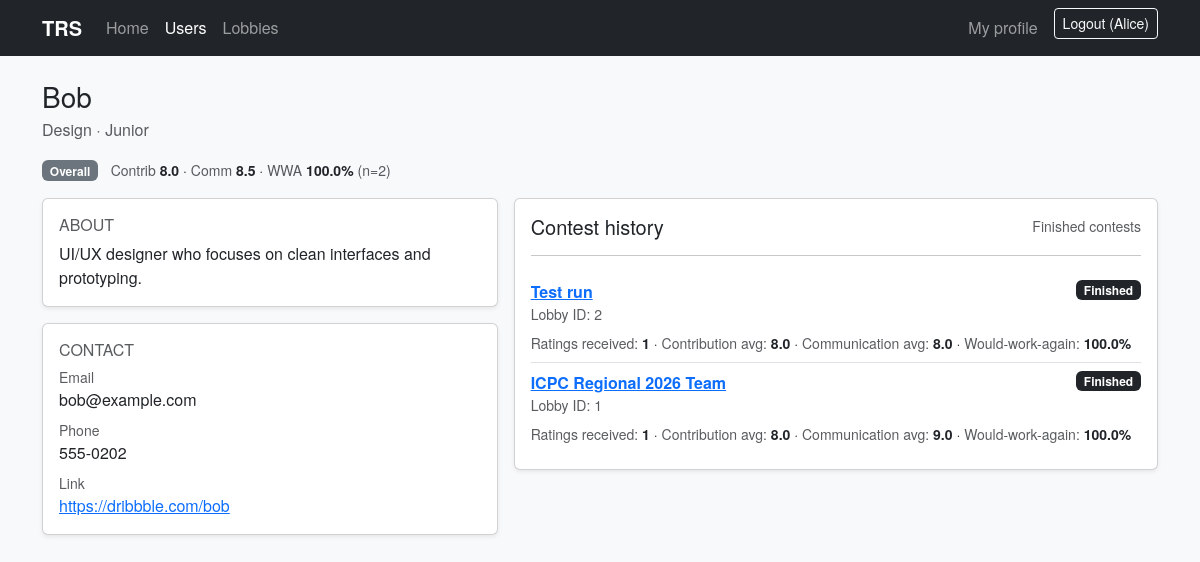
Screenshot of /users/2 (signed in) with the database file from the repository.
### models.py (models this page shows, shortened)
class User(db.Model):
    id = db.Column(db.Integer, primary_key=True)
    name = db.Column(db.String(120), nullable=False)
    major = db.Column(db.String(120))
    year = db.Column(db.String(50))
    bio = db.Column(db.String(1000))
    contact = db.Column(db.String(500))
    phone = db.Column(db.String(80))
    email = db.Column(db.String(200))
    created_at = db.Column(db.DateTime, default=datetime.utcnow)
    def reputation(self):
        from sqlalchemy import case, func
        avg_contrib = db.session.query(func.avg(Rating.contribution)).filter(Rating.target_user_id == self.id).scalar() or 0
        avg_comm = db.session.query(func.avg(Rating.communication)).filter(Rating.target_user_id == self.id).scalar() or 0
        would_work_again_count = (
            db.session.query(
                func.sum(
                    case(
                        (Rating.would_work_again.is_(True), 1),
                        else_=0,
                    )
                )
            )
            .filter(Rating.target_user_id == self.id)
            .scalar()
            or 0
        )
        total = db.session.query(func.count(Rating.id)).filter(Rating.target_user_id == self.id).scalar() or 0
        return {
            'contribution_avg': round(float(avg_contrib), 2),
            'communication_avg': round(float(avg_comm), 2),
            'would_work_again_ratio': float(would_work_again_count) / total if total else None,
            'rating_count': total
        }

class Lobby(db.Model):
    id = db.Column(db.Integer, primary_key=True)
    title = db.Column(db.String(200), nullable=False)
    contest_link = db.Column(db.String(500))
    leader_id = db.Column(db.Integer)
    finished = db.Column(db.Boolean, default=False)
    finished_at = db.Column(db.DateTime)
    created_at = db.Column(db.DateTime, default=datetime.utcnow)
    teams = db.relationship('Team', backref='lobby', cascade='all, delete-orphan')

### app.py (the view, shortened to what this page needs)
@app.route('/users/<int:user_id>', methods=['GET', 'POST'])
def user_profile(user_id):
    from models import User, Lobby, Team, TeamMember, Rating
    user = User.query.get_or_404(user_id)
    viewer = get_current_user()
    can_edit = viewer is not None and viewer.id == user.id
    history = []
    lobby_ids = (
        db.session.query(Team.lobby_id)
        .join(TeamMember, TeamMember.team_id == Team.id)
        .filter(TeamMember.user_id == user.id)
        .distinct()
        .all()
    )
    ids = [x[0] for x in lobby_ids]
    history_lobbies = (
        Lobby.query.filter(Lobby.id.in_(ids), Lobby.finished == True)
        .order_by(Lobby.finished_at.desc().nullslast(), Lobby.created_at.desc())
        .all()
    ) if ids else []
    for lobby in history_lobbies:
        ratings = (
            db.session.query(Rating)
            .join(Team, Rating.team_id == Team.id)
            .filter(Team.lobby_id == lobby.id)
            .filter(Rating.target_user_id == user.id)
            .all()
        )
        if ratings:
            contribution_avg = round(sum(r.contribution or 0 for r in ratings) / len(ratings), 2)
            communication_avg = round(sum(r.communication or 0 for r in ratings) / len(ratings), 2)
            would_work_again_ratio = sum(1 for r in ratings if r.would_work_again) / len(ratings)
        else:
            contribution_avg = 0
            communication_avg = 0
            would_work_again_ratio = None
        history.append(
            {
                'lobby': lobby,
                'rating_count': len(ratings),
                'contribution_avg': contribution_avg,
                'communication_avg': communication_avg,
                'would_work_again_ratio': would_work_again_ratio,
            }
        )
    overall_rep = user.reputation()
    return render_template('profile.html', user=user, can_edit=can_edit, history=history, overall_rep=overall_rep)

### app.py (called while the page is built)
def get_current_user():
    from models import User
    user_id = session.get('user_id')
    if not user_id:
        return None
    return User.query.get(user_id)

@app.context_processor
def inject_current_user():
    return {'current_user': get_current_user()}

### templates/profile.html (shortened to what this page needs)
{% extends 'base.html' %}
{% block content %}
  <div class="d-flex align-items-start justify-content-between gap-3 mb-3">
    <div class="w-100">
      <div class="d-flex align-items-start justify-content-between gap-2">
        <div class="editable-field">
          <h1 class="h3 mb-1">
            {{ user.name }}
          </h1>
          <div class="text-muted">
            <span class="editable-field">
              {{ user.major or 'Undeclared' }}
            </span>
            {% if user.year %}
              ·
            {% endif %}
            <span class="editable-field">
              {{ user.year or '—' }}
            </span>
          </div>
        </div>
      </div>
      <div class="mt-3">
        <span class="badge text-bg-secondary">Overall</span>
        <span class="ms-2 small">
          <span class="text-muted">Contrib</span> <span class="fw-semibold">{{ overall_rep.contribution_avg }}</span>
          · <span class="text-muted">Comm</span> <span class="fw-semibold">{{ overall_rep.communication_avg }}</span>
          · <span class="text-muted">WWA</span>
          <span class="fw-semibold">{% if overall_rep.would_work_again_ratio is none %}—{% else %}{{ (overall_rep.would_work_again_ratio * 100) | round(0) }}%{% endif %}</span>
          <span class="text-muted">(n={{ overall_rep.rating_count }})</span>
        </span>
      </div>
    </div>
  </div>
  <div class="row g-3">
    <div class="col-lg-5">
      <div class="card shadow-sm">
        <div class="card-body editable-field">
          <div class="d-flex align-items-center justify-content-between">
            <h2 class="h6 text-uppercase text-muted mb-0">About</h2>
          </div>
          <p class="mb-0 mt-2">{{ user.bio or 'No bio yet.' }}</p>
        </div>
      </div>
      <div class="card shadow-sm mt-3">
        <div class="card-body">
          <h2 class="h6 text-uppercase text-muted">Contact</h2>
          <div class="editable-field d-flex align-items-start justify-content-between gap-2">
            <div>
              <div class="small text-muted">Email</div>
              <div class="mb-2">{{ user.email or '—' }}</div>
            </div>
          </div>
          <div class="editable-field d-flex align-items-start justify-content-between gap-2">
            <div>
              <div class="small text-muted">Phone</div>
              <div class="mb-2">{{ user.phone or '—' }}</div>
            </div>
          </div>
          <div class="editable-field d-flex align-items-start justify-content-between gap-2">
            <div>
              <div class="small text-muted">Link</div>
              {% if user.contact %}
                <div><a href="{{ user.contact }}" target="_blank" rel="noopener noreferrer">{{ user.contact }}</a></div>
              {% else %}
                <div>—</div>
              {% endif %}
            </div>
          </div>
        </div>
      </div>
    </div>
    <div class="col-lg-7">
      <div class="card shadow-sm">
        <div class="card-body">
          <div class="d-flex align-items-center justify-content-between">
            <h2 class="h5 mb-0">Contest history</h2>
            <span class="text-muted small">Finished contests</span>
          </div>
          <hr>
          {% if history and history|length %}
            <div class="list-group list-group-flush">
              {% for item in history %}
                <div class="list-group-item px-0">
                  <div class="d-flex justify-content-between align-items-start gap-2">
                    <div>
                      <div class="fw-semibold">
                        <a href="{{ url_for('lobby_detail', lobby_id=item.lobby.id) }}">{{ item.lobby.title }}</a>
                      </div>
                      <div class="text-muted small">Lobby ID: {{ item.lobby.id }}</div>
                    </div>
                    <span class="badge text-bg-dark">Finished</span>
                  </div>
                  <div class="mt-2 small">
                    <span class="text-muted">Ratings received:</span>
                    <span class="fw-semibold">{{ item.rating_count }}</span>
                    · <span class="text-muted">Contribution avg:</span> <span class="fw-semibold">{{ item.contribution_avg }}</span>
                    · <span class="text-muted">Communication avg:</span> <span class="fw-semibold">{{ item.communication_avg }}</span>
                    · <span class="text-muted">Would-work-again:</span>
                    <span class="fw-semibold">
                      {% if item.would_work_again_ratio is none %}—{% else %}{{ (item.would_work_again_ratio * 100) | round(0) }}%{% endif %}
                    </span>
                  </div>
                </div>
              {% endfor %}
            </div>
          {% else %}
            <div class="text-muted">No finished contests yet.</div>
          {% endif %}
        </div>
      </div>
    </div>
  </div>
{% endblock %}

### templates/base.html (shortened to what this page needs)
<!doctype html>
<html lang="en">
  <head>
    <link href="https://cdn.jsdelivr.net/npm/bootstrap@5.3.3/dist/css/bootstrap.min.css" rel="stylesheet">
    <link rel="stylesheet" href="https://cdn.jsdelivr.net/npm/bootstrap-icons@1.11.3/font/bootstrap-icons.min.css">
    <link rel="stylesheet" href="{{ url_for('static', filename='main.css') }}">
  </head>
  <body class="bg-light">
    <nav class="navbar navbar-expand-lg navbar-dark bg-dark">
      <div class="container">
        <a class="navbar-brand fw-semibold" href="{{ url_for('index') }}">TRS</a>
        <div class="collapse navbar-collapse" id="navbarMain">
          <ul class="navbar-nav me-auto mb-2 mb-lg-0">
            <li class="nav-item">
              <a class="nav-link {% if request.path == '/' %}active{% endif %}" href="{{ url_for('index') }}">Home</a>
            </li>
            <li class="nav-item">
              <a class="nav-link {% if request.path.startswith('/users') %}active{% endif %}" href="{{ url_for('users_page') }}">Users</a>
            </li>
            <li class="nav-item">
              <a class="nav-link {% if request.path.startswith('/lobbies') %}active{% endif %}" href="{{ url_for('lobbies_page') }}">Lobbies</a>
            </li>
          </ul>
          <ul class="navbar-nav ms-auto mb-2 mb-lg-0">
            {% if current_user %}
              <li class="nav-item">
                <a class="nav-link {% if request.path == '/me' %}active{% endif %}" href="{{ url_for('me') }}">My profile</a>
              </li>
              <li class="nav-item ms-lg-2">
                <form class="d-flex" method="post" action="{{ url_for('logout') }}">
                  <button class="btn btn-sm btn-outline-light" type="submit">Logout ({{ current_user.name }})</button>
                </form>
              </li>
            {% else %}
              <li class="nav-item ms-lg-2">
                <a class="btn btn-sm btn-primary" href="{{ url_for('login') }}">Login</a>
              </li>
            {% endif %}
          </ul>
        </div>
      </div>
    </nav>
    <main class="container py-4">
      {% block content %}{% endblock %}
    </main>
  </body>
</html>

### static/main.css (style rules this page uses)
body { font-family: 'Helvetica Neue', 'Helvetica', 'Arial', system-ui; }
.editable-field { position: relative; }

### rows the page displays
User: name "Alice"
User: name "Bob", major "Design", year "Junior", bio "UI/UX designer who focuses on clean interfaces and prototyping.", email "bob@example.com", phone "555-0202", contact "https://dribbble.com/bob"
Lobby: lobby "Test run", lobby.id "2"
Lobby: lobby "ICPC Regional 2026 Team", lobby.id "1"

### other values shown
{{ overall_rep.contribution_avg }} "8.0"
{{ overall_rep.communication_avg }} "8.5"
{{ (overall_rep.would_work_again_ratio * 100) | round(0) }} "100.0"
{{ overall_rep.rating_count }} "2"
{{ item.rating_count }} "1" "1"
{{ item.contribution_avg }} "8.0" "8.0"
{{ item.communication_avg }} "8.0" "9.0"
{{ (item.would_work_again_ratio * 100) | round(0) }} "100.0" "100.0"
